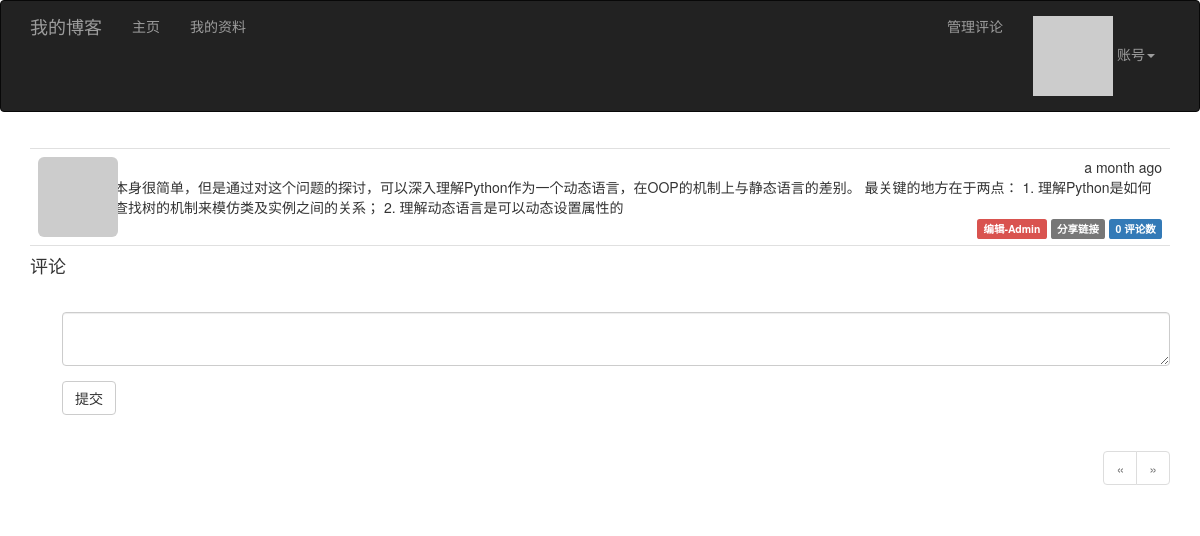
The page /post/3 (signed in) on the database its author committed.
### app/models.py (models this page shows, shortened)
class Post(db.Model):
    __tablename__ = 'posts'
    id = db.Column(db.Integer, primary_key=True)
    body = db.Column(db.Text)
    body_html = db.Column(db.Text)
    timestamp = db.Column(db.DateTime, index=True, default=datetime.utcnow)
    author_id = db.Column(db.Integer, db.ForeignKey('users.id'))
    comments = db.relationship('Comment', backref='post', lazy='dynamic')

### app/main/views.py (the view)
@main.route('/post/<int:id>', methods=['GET', 'POST'])
def post(id):
    pt = Post.query.get_or_404(id)
    form = CommentForm()
    if form.validate_on_submit():
        comment = Comment(body=form.body.data, author=current_user._get_current_object(), post=pt)
        db.session.add(comment)
        db.session.commit()
        flash('评论成功。')
        return redirect(url_for('.post', id=pt.id, page=-1))
    page = request.args.get('page', 1, type=int)
    if page == -1:
        page = (pt.comments.count() - 1) // current_app.config['FLASKY_COMMENTS_PER_PAGE'] + 1
    pagination = pt.comments.order_by(Comment.timestamp.asc()).paginate(page=page, per_page=current_app.config['FLASKY_COMMENTS_PER_PAGE'], error_out=False)
    comments = pagination.items
    return render_template('post.html', posts=[pt], form=form, comments=comments, pagination=pagination)

### app/main/forms.py
class CommentForm(FlaskForm):
    body = PageDownField('', validators=[DataRequired()])
    submit = SubmitField('提交')

### app/auth/views.py (called while the page is built)
@auth.before_app_request
def before_request():
    if current_user.is_authenticated:
        current_user.ping()  # 更新已登录用户的访问时间
        if not current_user.confirmed and request.blueprint != 'auth' and request.endpoint != 'static':
            return redirect(url_for('auth.unconfirmed'))

### app/main/__init__.py (called while the page is built)
@main.app_context_processor
def inject_permissions():
    return dict(Permission=Permission)

### app/models.py (called while the page is built)
@login_manager.user_loader
def load_user(user_id):
    return User.query.get(int(user_id))

    def has_permission(self, perm):
        return self.permissions & perm == perm

    def gravatar_hash(self):
        return hashlib.md5(self.email.lower().encode('utf-8')).hexdigest()

    def gravatar(self, size=100, default='identicon', rating='g'):
        url = 'https://secure.gravatar.com/avatar'
        hash = self.avatar_hash or self.gravatar_hash()
        return '{url}/{hash}?s={size}&d={default}&r={rating}'.format(
            url=url, hash=hash, size=size, default=default, rating=rating)

    def can(self, permissons):
        return self.role is not None and self.role.has_permission(permissons)

    def is_administrator(self):
        return self.can(Permission.ADMIN)

    def ping(self):
        self.last_seen = datetime.utcnow()
        db.session.add(self)

### app/templates/post.html (shortened to what this page needs)
{% extends "base.html" %}
{% import "bootstrap/wtf.html" as wtf %}
{% import "_macros.html" as macros %}
{% block page_content %}
{% include '_posts.html' %}
<h4 id="comments">评论</h4>
{% if current_user.can(Permission.COMMENT) %}
<div class="comment-form">
    {{ wtf.quick_form(form) }}
</div>
{% endif %}
{% if pagination %}
<div class="pagination">
    {{ macros.pagination_widget(pagination, '.post', id=posts[0].id, fragment='#comments') }}
</div>
{% endif %}
{% endblock %}

### app/templates/_posts.html
<ul class="posts">
    {% for post in posts %}
    <li class="post">
        <div class="post-thumbnail">
            <a href="{{ url_for('.user', username=post.author.username) }}">
                <img class="img-rounded profile-thumbnail" src="{{ post.author.gravatar(size=40) }}">
            </a>
        </div>
        <div class="post-content">
            <div class="post-date">{{ moment(post.timestamp).fromNow(refresh=True) }}</div>
            <div class="post-author"><a href="{{ url_for('.user', username=post.author.username) }}">{{ post.author.username }}</a></div>
            <div class="post-body">
                {% if post.body_html %}
                    {{ post.body_html | safe }}
                {% else %}
                    {{ post.body }}
                {% endif %}
            </div>
            <div class="post-footer">
                {% if current_user == post.author %}
                <a href="{{ url_for('.edit_post', id=post.id) }}">
                    <span class="label label-primary">编辑</span>
                </a>
                {% elif current_user.is_administrator() %}
                <a href="{{ url_for('.edit_post', id=post.id) }}">
                    <span class="label label-danger">编辑-Admin</span>
                </a>
                {% endif %}
                <a href="{{ url_for('.post', id=post.id) }}">
                    <span class="label label-default">分享链接</span>
                </a>
                <a href="{{ url_for('.post', id=post.id) }}#comments">
                    <span class="label label-primary">{{ post.comments.count() }} 评论数</span>
                </a>
            </div>
        </div>
    </li>
    {% endfor %}
</ul>

### app/static/styles.css (style rules this page uses)
.profile-thumbnail { position: absolute; }
ul.posts { list-style-type: none; padding: 0px; margin: 16px 0px 0px 0px; border-top: 1px solid #e0e0e0; }
ul.posts li.post { padding: 8px; border-bottom: 1px solid #e0e0e0; }
div.post-date { float: right; }
div.post-author { font-weight: bold; }
div.post-thumbnail { position: absolute; }
div.post-content { margin-left: 48px; min-height: 48px; }
div.post-footer { text-align: right; }
div.comment-form { margin: 16px 0px 16px 32px; }
div.pagination { width: 100%; text-align: right; padding: 0px; margin: 0px; }

### rows shown on the page
Post: timestamp "a month ago", body "问题本身很简单，但是通过对这个问题的探讨，可以深入理解Python作为一个动态语言，在OOP的机制上与静态语言的差别。 最关键的地方在于两点： 1. 理解Python是如何利用查找树的机制来模仿类及实例之间的关系； 2. 理解动态语言是可以动态设置属性的", comments.count "0"
